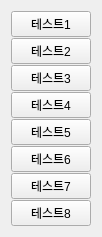
   <widget class="QWidget" name="layoutWidget">
    <property name="geometry">
     <rect>
      <x>1690</x>
      <y>30</y>
      <width>91</width>
      <height>211</height>
     </rect>
    </property>
    <layout class="QVBoxLayout" name="verticalLayout_7">
     <property name="spacing">
      <number>1</number>
     </property>
     <item>
      <widget class="QPushButton" name="btn_test_01">
       <property name="text">
        <string>테스트1</string>
       </property>
      </widget>
     </item>
     <item>
      <widget class="QPushButton" name="btn_test_02">
       <property name="text">
        <string>테스트2</string>
       </property>
      </widget>
     </item>
     <item>
      <widget class="QPushButton" name="btn_test_03">
       <property name="text">
        <string>테스트3</string>
       </property>
      </widget>
     </item>
     <item>
      <widget class="QPushButton" name="btn_test_04">
       <property name="text">
        <string>테스트4</string>
       </property>
      </widget>
     </item>
     <item>
      <widget class="QPushButton" name="btn_test_05">
       <property name="text">
        <string>테스트5</string>
       </property>
      </widget>
     </item>
     <item>
      <widget class="QPushButton" name="btn_test_06">
       <property name="text">
        <string>테스트6</string>
       </property>
      </widget>
     </item>
     <item>
      <widget class="QPushButton" name="btn_test_07">
       <property name="text">
        <string>테스트7</string>
       </property>
      </widget>
     </item>
     <item>
      <widget class="QPushButton" name="btn_test_08">
       <property name="text">
        <string>테스트8</string>
       </property>
      </widget>
     </item>
    </layout>
   </widget>
